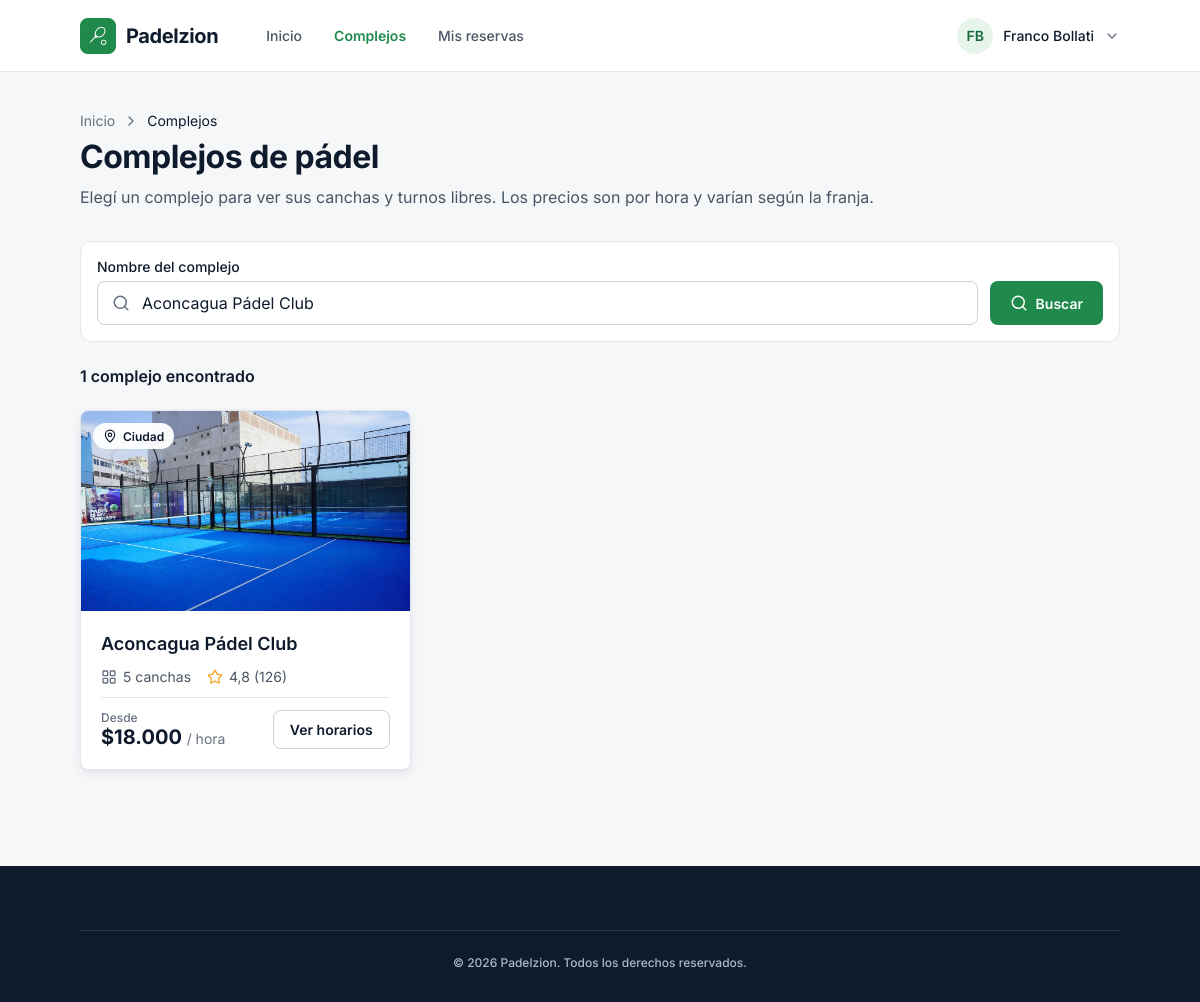
Page /complejos.php?buscar=Aconcagua Pádel Club (signed in) on the committed database.
### tables this page shows
CREATE TABLE IF NOT EXISTS imagenes (
  id INT AUTO_INCREMENT PRIMARY KEY,
  complejo_id INT NOT NULL,
  archivo VARCHAR(100) NOT NULL,
  portada TINYINT(1) NOT NULL DEFAULT 0,
  FOREIGN KEY (complejo_id) REFERENCES complejos(id)
);

CREATE TABLE IF NOT EXISTS complejos (
  id INT AUTO_INCREMENT PRIMARY KEY,
  nombre VARCHAR(100) NOT NULL,
  zona VARCHAR(50) NOT NULL,
  direccion VARCHAR(150) NOT NULL,
  descripcion TEXT NOT NULL,
  cantidad_canchas INT NOT NULL,
  puntaje DECIMAL(2,1) NOT NULL,
  opiniones INT NOT NULL,
  precio_desde INT NOT NULL
);

### includes/card-complejo.php (the view)
<a class="card" href="complejo.php?id=<?php echo $complejo["id"]; ?>">
  <div class="card-imagen">
    <img src="img/<?php echo $complejo["imagen"]; ?>" alt="<?php echo $complejo["nombre"]; ?>">
    <span class="etiqueta"><img src="img/iconos/ubicacion.svg" alt=""> <?php echo $complejo["zona"]; ?></span>
  </div>
  <div class="card-cuerpo">
    <h3><?php echo $complejo["nombre"]; ?></h3>
    <div class="card-rasgos">
      <span><img src="img/iconos/canchas.svg" alt=""> <?php echo $complejo["cantidad_canchas"]; ?> canchas</span>
      <span><img src="img/iconos/estrella.svg" alt=""> <?php echo number_format($complejo["puntaje"], 1, ",", "."); ?> (<?php echo $complejo["opiniones"]; ?>)</span>
    </div>
    <div class="card-pie">
      <div>
        <p class="card-desde">Desde</p>
        <p class="card-precio">$<?php echo number_format($complejo["precio_desde"], 0, ",", "."); ?> <span>/ hora</span></p>
      </div>
      <span class="boton-borde">Ver horarios</span>
    </div>
  </div>
</a>

### complejos.php (shortened to what this page needs)
<?php
include "config/conexion.php";
$buscar = "";
if (isset($_GET["buscar"])) {
  $buscar = $_GET["buscar"];
}
$filtro = "%" . $buscar . "%";
$sql = "SELECT complejos.*, imagenes.archivo AS imagen FROM complejos
        JOIN imagenes ON imagenes.complejo_id = complejos.id AND imagenes.portada = 1
        WHERE complejos.nombre LIKE ? ORDER BY complejos.id";
$stmt = $conn->prepare($sql);
$stmt->bind_param("s", $filtro);
$stmt->execute();
$complejos = $stmt->get_result();
$total = $complejos->num_rows;
?>
<!DOCTYPE html>
<html lang="es">
<head>
  <link rel="stylesheet" href="css/estilos.css">
</head>
<body class="fondo-gris">
  <?php include "includes/navbar.php"; ?>
  <main class="contenido">
    <div class="encabezado-pagina">
      <div class="breadcrumb">
        <a href="index.php">Inicio</a>
        <img src="img/iconos/flecha-derecha.svg" alt="">
        <span>Complejos</span>
      </div>
      <h1>Complejos de pádel</h1>
      <p>Elegí un complejo para ver sus canchas y turnos libres. Los precios son por hora y varían según la franja.</p>
    </div>
    <form class="filtros" action="complejos.php" method="GET">
      <div class="campo">
        <label for="buscar">Nombre del complejo</label>
        <div class="campo-input">
          <img src="img/iconos/buscar.svg" alt="">
          <input type="text" id="buscar" name="buscar" placeholder="Buscá por nombre, ej: Aconcagua Pádel Club" value="<?php echo htmlspecialchars($buscar); ?>">
        </div>
      </div>
      <button type="submit" class="boton-buscar"><img src="img/iconos/buscar-blanco.svg" alt=""> Buscar</button>
    </form>
    <?php if ($total == 1) { ?>
      <p class="resultados-total">1 complejo encontrado</p>
    <?php } else { ?>
      <p class="resultados-total"><?php echo $total; ?> complejos encontrados</p>
    <?php } ?>
    <?php if ($total == 0) { ?>
      <div class="sin-resultados">
        <p>No encontramos complejos con ese nombre. Probá con otra búsqueda.</p>
        <a href="complejos.php" class="boton-borde">Ver todos los complejos</a>
      </div>
    <?php } else { ?>
      <div class="grilla-complejos">
        <?php while ($complejo = $complejos->fetch_assoc()) { ?>
          <?php include "includes/card-complejo.php"; ?>
        <?php } ?>
      </div>
    <?php } ?>
  </main>
  <?php include "includes/footer.php"; ?>
</body>
</html>

### css/estilos.css (style rules this page uses)
* { box-sizing: border-box; }
body { margin: 0; font-family: "Inter", Arial, sans-serif; color: #0F1B2D; background-color: #FFFFFF; }
h1, h2, h3, p { margin: 0; }
a { text-decoration: none; }
.campo { display: flex; flex-direction: column; gap: 6px; }
.campo label { font-size: 14px; font-weight: 500; }
.campo-input { display: flex; align-items: center; gap: 10px; height: 44px; padding: 0 14px; border: 1px solid #CBD2DA; border-radius: 8px; background-color: #FFFFFF; }
.campo-input img { width: 18px; height: 18px; }
.campo-input input { width: 100%; border: none; outline: none; font-family: "Inter", Arial, sans-serif; font-size: 16px; color: #0F1B2D; }
.boton-borde { display: inline-block; padding: 10px 16px; border: 1px solid #CBD2DA; border-radius: 8px; background-color: #FFFFFF; color: #0F1B2D; font-size: 14px; font-weight: 600; }
.boton-buscar { display: flex; align-items: center; gap: 8px; height: 44px; padding: 0 24px; border: none; border-radius: 8px; background-color: #1F8A4C; color: #FFFFFF; font-family: "Inter", Arial, sans-serif; font-size: 14px; font-weight: 600; cursor: pointer; }
.boton-buscar img { width: 18px; height: 18px; }
.card { flex: 1; overflow: hidden; border: 1px solid #E3E7EC; border-radius: 8px; background-color: #FFFFFF; color: #0F1B2D; box-shadow: 0 1px 2px rgba(15, 27, 45, 0.06), 0 4px 12px rgba(15, 27, 45, 0.06); }
.card-imagen { position: relative; height: 200px; }
.card-imagen > img { width: 100%; height: 200px; object-fit: cover; }
.etiqueta { position: absolute; top: 12px; left: 12px; display: flex; align-items: center; gap: 6px; height: 26px; padding: 4px 10px; border-radius: 999px; background-color: rgba(255, 255, 255, 0.95); font-size: 12px; font-weight: 600; }
.etiqueta img { width: 14px; height: 14px; }
.card-cuerpo { padding: 20px; }
.card-cuerpo h3 { font-size: 18px; font-weight: 600; line-height: 1.4; }
.card-rasgos { display: flex; gap: 16px; margin-top: 12px; font-size: 14px; color: #4A5565; }
.card-rasgos span { display: flex; align-items: center; gap: 6px; }
.card-rasgos img { width: 16px; height: 16px; }
.card-pie { display: flex; justify-content: space-between; align-items: flex-end; margin-top: 12px; padding-top: 12px; border-top: 1px solid #E3E7EC; }
.card-desde { font-size: 12px; font-weight: 500; color: #667080; }
.card-precio { font-size: 20px; font-weight: 700; }
.card-precio span { font-size: 14px; font-weight: 400; color: #667080; }
.fondo-gris { background-color: #F6F7F9; }
.contenido { padding: 40px 80px 96px 80px; }
.encabezado-pagina { margin-bottom: 32px; }
.breadcrumb { display: flex; align-items: center; gap: 8px; margin-bottom: 8px; font-size: 14px; }
.breadcrumb a { color: #667080; }
.breadcrumb img { width: 16px; height: 16px; }
.encabezado-pagina h1 { margin-bottom: 8px; font-size: 32px; font-weight: 700; line-height: 1.25; letter-spacing: -0.5px; }
.encabezado-pagina p { font-size: 16px; line-height: 1.5; color: #4A5565; }
.filtros { display: flex; align-items: flex-end; gap: 12px; margin-bottom: 24px; padding: 16px; border: 1px solid #E3E7EC; border-radius: 12px; background-color: #FFFFFF; }
.filtros .campo { flex: 1; }
.filtros .boton-buscar { padding: 0 20px; }
.resultados-total { margin-bottom: 24px; font-size: 16px; font-weight: 600; }
.grilla-complejos { display: grid; grid-template-columns: 1fr 1fr 1fr; gap: 24px; }

### rows in the picture
imagenes: archivo (picture), complejo.zona "Ciudad", complejo.nombre "Aconcagua Pádel Club", complejo.cantidad_canchas "5", complejo.puntaje "4,8", complejo.opiniones "126", complejo.precio_desde "18.000"

### other values in the picture
$_SESSION["usuario_iniciales"] "FB"
$_SESSION["usuario_nombre"] "Franco Bollati"
